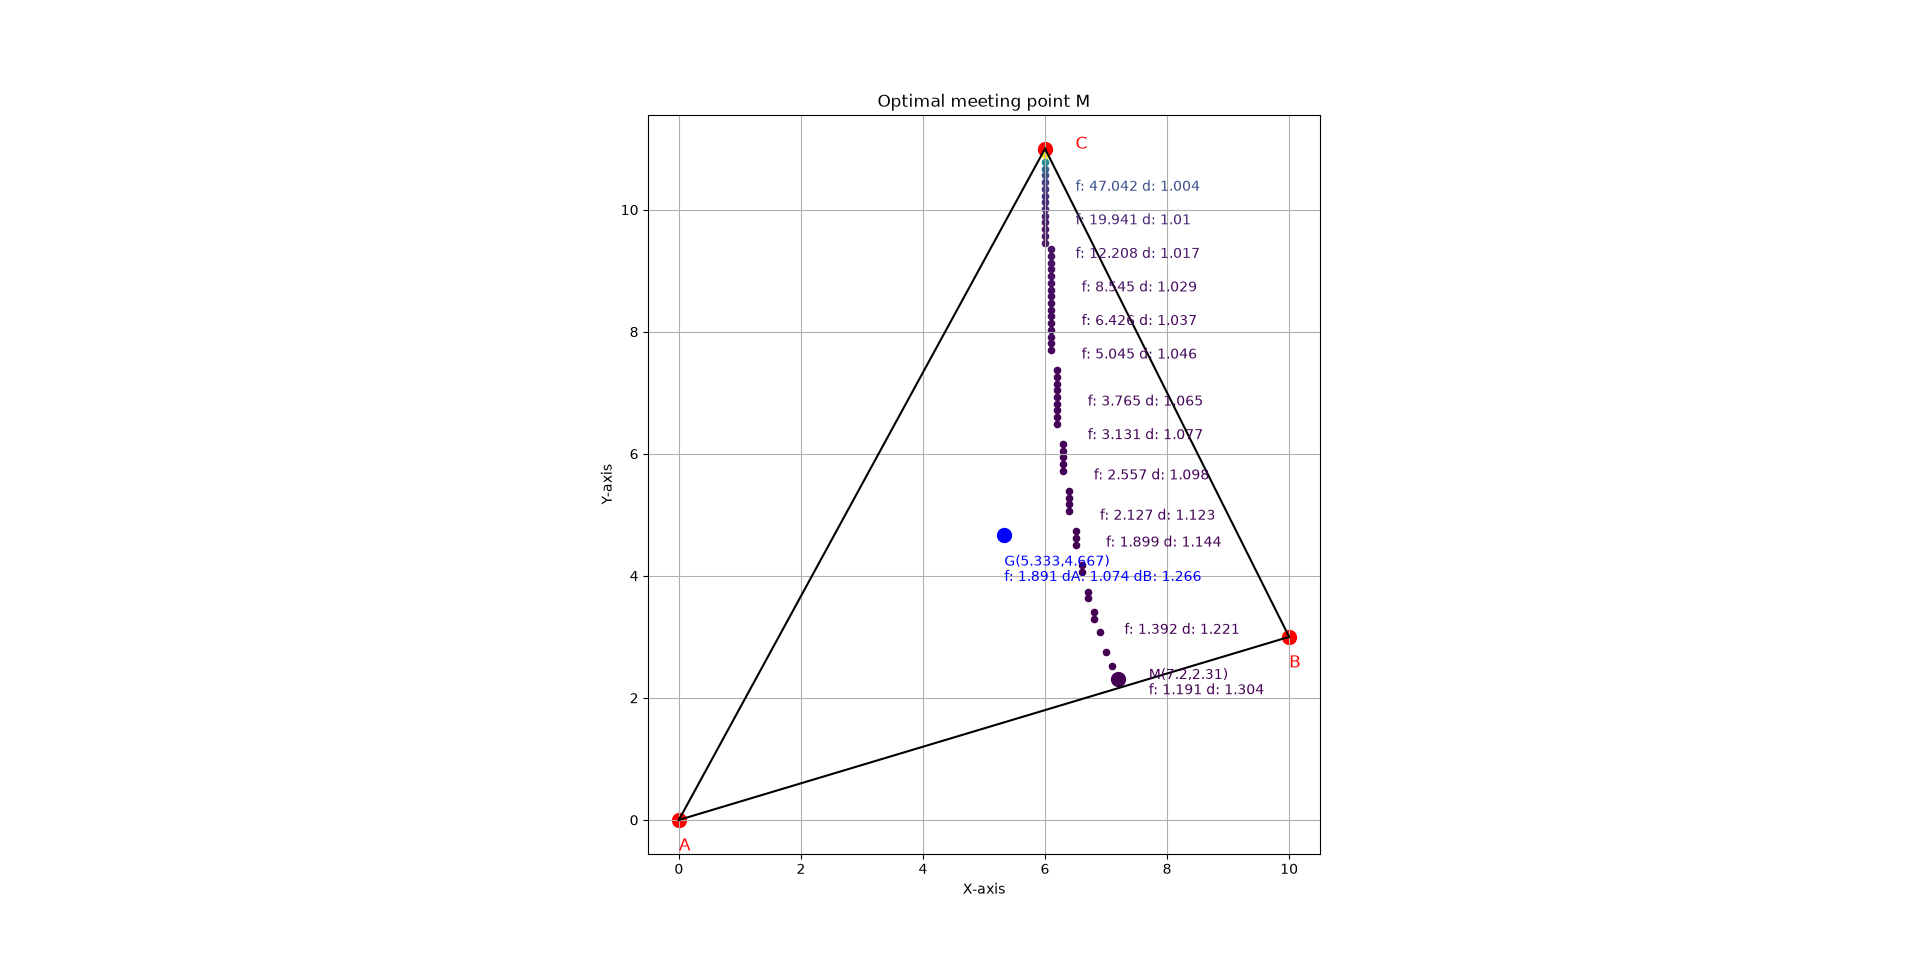

Write the Python code that produced this figure.
import math
import numpy as np
import matplotlib.pyplot as plt
import matplotlib.cm as cm
import sys


# Support classes and functions
class Point:
    def __init__(self, x, y):
        self.x = x
        self.y = y

    def equals(self, P, eps=1e-5):
        return math.isclose(self.x, P.x, abs_tol=eps) and math.isclose(self.y, P.y, abs_tol=eps)


def distance(P1, P2):
    return math.sqrt((P1.x - P2.x) ** 2 + (P1.y - P2.y) ** 2)


def area(P1, P2, P3):
    a = distance(P1, P2)
    b = distance(P2, P3)
    c = distance(P3, P1)
    s = (a + b + c) / 2
    return math.sqrt(max(s * (s - a) * (s - b) * (s - c), 0))


def computeBarycenter(P1, P2, P3):
    return Point((P1.x + P2.x + P3.x) / 3, (P1.y + P2.y + P3.y) / 3)


def isPointInTriangle(P, A, B, C):
    areaABC = area(A, B, C)
    areaPAB = area(P, A, B)
    areaPBC = area(P, B, C)
    areaPAC = area(P, A, C)  
    epsArea = areaABC * 1e-5
    return abs(areaABC - (areaPAB + areaPBC + areaPAC)) <= epsArea

def isFair(M, A, B, C):
    percentageDetourA = percentageDetour(M, A, C)
    percentageDetourB = percentageDetour(M, B, C)
    epsFairness = 0.005
    # The second returned value is meaningful only when the first is True
    return abs(percentageDetourA - percentageDetourB) <= epsFairness, percentageDetourA


def objectiveFunction(M, A, B):
    distanceMC = distance(M, C)
    if math.isclose(distanceMC, 0, abs_tol=1e-6):
        return sys.maxsize
    return (distance(A, M) + distance(B, M)) / distanceMC


def percentageDetour(M, P, C):
    return (distance(P, M) + distance(M, C)) / distance(P, C)


# Input points
A = Point(0, 0)
B = Point(10, 3)
C = Point(6, 11)

xMin = min(A.x, B.x, C.x)
xMax = max(A.x, B.x, C.x)
yMin = min(A.y, B.y, C.y)
yMax = max(A.y, B.y, C.y)

# Plot the triangle
textShift = 1 / 2  # Adjust based on the plot
fig, ax = plt.subplots()
ax.scatter(A.x, A.y, color="red", s=100)
ax.text(A.x, A.y - textShift, "A", color="red", fontsize=12)
ax.scatter(B.x, B.y, color="red", s=100)
ax.text(B.x, B.y - textShift, "B", color="red", fontsize=12)
ax.scatter(C.x, C.y, color="red", s=100)
ax.text(C.x + textShift, C.y, "C", color="red", fontsize=12)
ax.plot([A.x, B.x], [A.y, B.y], "black")
ax.plot([B.x, C.x], [B.y, C.y], "black")
ax.plot([C.x, A.x], [C.y, A.y], "black")

# Plot the barycenter
G = computeBarycenter(A, B, C)
ax.scatter(G.x, G.y, color="blue", s=100)
ax.text(
    G.x,
    G.y - textShift,
    "G(" + str(round(G.x, 3)) + "," + str(round(G.y, 3)) + ")",
    fontsize=10,
    color="blue",
)
ax.text(
    G.x,
    G.y - textShift * 3 / 2,
    "f: "
    + str(round(objectiveFunction(G, A, B), 3))
    + " dA: "
    + str(round(percentageDetour(G, A, C), 3))
    + " dB: "
    + str(round(percentageDetour(G, B, C), 3)),
    fontsize=10,
    color="blue",
)


# Define the granularity of the search
xGranularity = (xMax - xMin) / 100
yGranularity = (yMax - yMin) / 100

fMin = sys.maxsize
fMax = 0
mCandidates = []
mOptimal = Point(0, 0)

# Search for the optimal meeting point
for x in np.arange(xMin, xMax, xGranularity):
    for y in np.arange(yMin, yMax, yGranularity):
        # Create candidate meeting point
        M = Point(x, y)
        # Exclude the vertices
        if not M.equals(A) and not M.equals(B) and not M.equals(C):
            # Compute the constraints
            cFairness, percentageDetourCandidate = isFair(M, A, B, C)
            cPointInTriangle = isPointInTriangle(M, A, B, C)
            if cFairness and cPointInTriangle:
                # Evalute objective function
                f = objectiveFunction(M, A, B)
                mCandidates.append((M, f, percentageDetourCandidate))
                if f < fMin:
                    fMin = f
                    mOptimal = M
                if f > fMax:
                    fMax = f

# Plot the candidate meeting points and the optimal point
# i is a counter for plot readability 
for i, (M, f, percentageDetourCandidate) in enumerate(mCandidates):
    # Compute the color based on the objective function value
    # The darker the color, the better (smaller) is the objective function value
    color = cm.viridis((f - fMin) / (fMax - fMin) if fMax != fMin else 1)
    size = 20
    if M.equals(mOptimal):
        size = 100
        ax.text(
            mOptimal.x + textShift,
            mOptimal.y,
            "M(" + str(round(mOptimal.x, 3)) + "," + str(round(mOptimal.y, 3)) + ")",
            fontsize=10,
            color=color,
        )
    ax.scatter(M.x, M.y, color=color, s=size)
    if M.equals(mOptimal) or i % 5 == 0: # Print extensive info for M or every 5 candidate meeting points
        ax.text(
            M.x + textShift,
            M.y - textShift / 2,
            "f: " + str(round(f, 3)) + " d: " + str(round(percentageDetourCandidate, 3)),
            fontsize=10,
            color=color,
        )

# Set the aspect ratio to be equal
ax.set_aspect("equal")

# Add labels and title
plt.xlabel("X-axis")
plt.ylabel("Y-axis")
plt.title("Optimal meeting point M")

# Display the plot
plt.grid(True) # Add a grid for better readability
plt.show()
